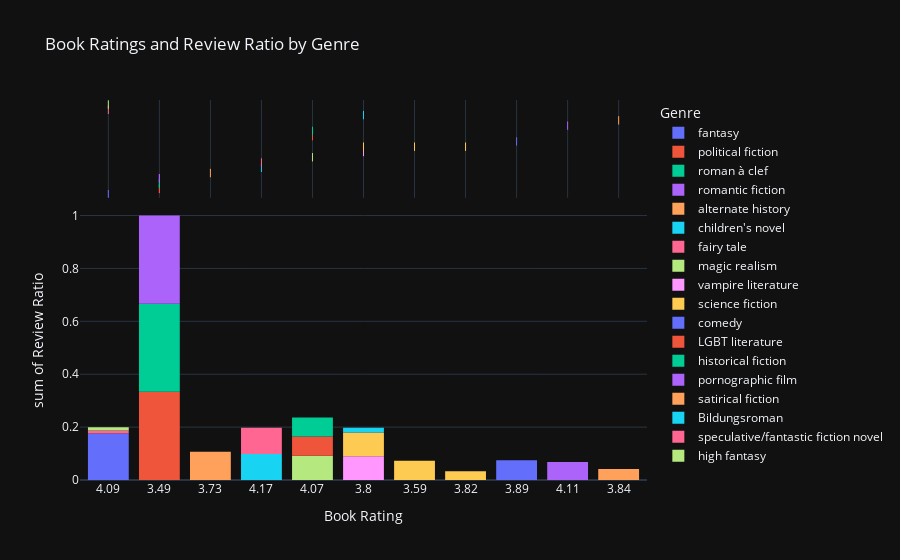

Write notebook code for a chart like this one.
### Markdown cell above
Note:

Some genres show a wide interquartile range in the review ratio, which might suggest varying degrees of reader engagement or a mix of books that only a few or many readers choose to review.

### Code cell
#A histogram of book ratings and review ratio for genre

fig = px.histogram(result_df, x="Book Rating", y="Review Ratio", color="Genre", marginal="rug", hover_data=result_df.columns, title="Book Ratings and Review Ratio by Genre", template='plotly_dark')
fig.show()

### Figure 1 — Plotly figure (JSON) as saved in the notebook; plotly's stock layout.template omitted (floating-point values rounded to 4 significant figures)
{"data": [{"alignmentgroup": "True", "bingroup": "x", "histfunc": "sum", "hovertemplate": "Genre=fantasy<br>Book Rating=%{x}<br>sum of Review Ratio=%{y}<extra></extra>", "legendgroup": "fantasy", "marker": {"color": "#636efa", "pattern": {"shape": ""}}, "name": "fantasy", "offsetgroup": "fantasy", "orientation": "v", "showlegend": true, "type": "histogram", "x": ["4.09"], "xaxis": "x", "y": ["0.176035502958579881656805"], "yaxis": "y"}, {"alignmentgroup": "True", "boxpoints": "all", "customdata": [["Dandelion Wine", "Ray Bradbury", "676", "fantasy", "1957"]], "fillcolor": "rgba(255,255,255,0)", "hoveron": "points", "hovertemplate": "Genre=%{customdata[3]}<br>Book Rating=%{x}<br>Title=%{customdata[0]}<br>Author=%{customdata[1]}<br>Ratings=%{customdata[2]}<br>Published Year=%{customdata[4]}<extra></extra>", "jitter": 0, "legendgroup": "fantasy", "line": {"color": "rgba(255,255,255,0)"}, "marker": {"color": "#636efa", "symbol": "line-ns-open"}, "name": "fantasy", "offsetgroup": "fantasy", "showlegend": false, "type": "box", "x": ["4.09"], "xaxis": "x2", "yaxis": "y2"}, {"alignmentgroup": "True", "bingroup": "x", "histfunc": "sum", "hovertemplate": "Genre=political fiction<br>Book Rating=%{x}<br>sum of Review Ratio=%{y}<extra></extra>", "legendgroup": "political fiction", "marker": {"color": "#EF553B", "pattern": {"shape": ""}}, "name": "political fiction", "offsetgroup": "political fiction", "orientation": "v", "showlegend": true, "type": "histogram", "x": ["3.49", "3.49"], "xaxis": "x", "y": ["0.166666666666666666666667", "0.166666666666666666666667"], "yaxis": "y"}, {"alignmentgroup": "True", "boxpoints": "all", "customdata": [["Answered Prayers", "Truman Capote", "102", "political fiction", "2002"], ["Answered Prayers", "Truman Capote", "102", "political fiction", "1986"]], "fillcolor": "rgba(255,255,255,0)", "hoveron": "points", "hovertemplate": "Genre=%{customdata[3]}<br>Book Rating=%{x}<br>Title=%{customdata[0]}<br>Author=%{customdata[1]}<br>Ratings=%{customdata[2]}<br>Published Year=%{customdata[4]}<extra></extra>", "jitter": 0, "legendgroup": "political fiction", "line": {"color": "rgba(255,255,255,0)"}, "marker": {"color": "#EF553B", "symbol": "line-ns-open"}, "name": "political fiction", "offsetgroup": "political fiction", "showlegend": false, "type": "box", "x": ["3.49", "3.49"], "xaxis": "x2", "yaxis": "y2"}, {"alignmentgroup": "True", "bingroup": "x", "histfunc": "sum", "hovertemplate": "Genre=roman à clef<br>Book Rating=%{x}<br>sum of Review Ratio=%{y}<extra></extra>", "legendgroup": "roman à clef", "marker": {"color": "#00cc96", "pattern": {"shape": ""}}, "name": "roman à clef", "offsetgroup": "roman à clef", "orientation": "v", "showlegend": true, "type": "histogram", "x": ["3.49", "3.49"], "xaxis": "x", "y": ["0.166666666666666666666667", "0.166666666666666666666667"], "yaxis": "y"}, {"alignmentgroup": "True", "boxpoints": "all", "customdata": [["Answered Prayers", "Truman Capote", "102", "roman à clef", "2002"], ["Answered Prayers", "Truman Capote", "102", "roman à clef", "1986"]], "fillcolor": "rgba(255,255,255,0)", "hoveron": "points", "hovertemplate": "Genre=%{customdata[3]}<br>Book Rating=%{x}<br>Title=%{customdata[0]}<br>Author=%{customdata[1]}<br>Ratings=%{customdata[2]}<br>Published Year=%{customdata[4]}<extra></extra>", "jitter": 0, "legendgroup": "roman à clef", "line": {"color": "rgba(255,255,255,0)"}, "marker": {"color": "#00cc96", "symbol": "line-ns-open"}, "name": "roman à clef", "offsetgroup": "roman à clef", "showlegend": false, "type": "box", "x": ["3.49", "3.49"], "xaxis": "x2", "yaxis": "y2"}, {"alignmentgroup": "True", "bingroup": "x", "histfunc": "sum", "hovertemplate": "Genre=romantic fiction<br>Book Rating=%{x}<br>sum of Review Ratio=%{y}<extra></extra>", "legendgroup": "romantic fiction", "marker": {"color": "#ab63fa", "pattern": {"shape": ""}}, "name": "romantic fiction", "offsetgroup": "romantic fiction", "orientation": "v", "showlegend": true, "type": "histogram", "x": ["3.49", "3.49"], "xaxis": "x", "y": ["0.166666666666666666666667", "0.166666666666666666666667"], "yaxis": "y"}, {"alignmentgroup": "True", "boxpoints": "all", "customdata": [["Answered Prayers", "Truman Capote", "102", "romantic fiction", "1986"], ["Answered Prayers", "Truman Capote", "102", "romantic fiction", "2002"]], "fillcolor": "rgba(255,255,255,0)", "hoveron": "points", "hovertemplate": "Genre=%{customdata[3]}<br>Book Rating=%{x}<br>Title=%{customdata[0]}<br>Author=%{customdata[1]}<br>Ratings=%{customdata[2]}<br>Published Year=%{customdata[4]}<extra></extra>", "jitter": 0, "legendgroup": "romantic fiction", "line": {"color": "rgba(255,255,255,0)"}, "marker": {"color": "#ab63fa", "symbol": "line-ns-open"}, "name": "romantic fiction", "offsetgroup": "romantic fiction", "showlegend": false, "type": "box", "x": ["3.49", "3.49"], "xaxis": "x2", "yaxis": "y2"}, {"alignmentgroup": "True", "bingroup": "x", "histfunc": "sum", "hovertemplate": "Genre=alternate history<br>Book Rating=%{x}<br>sum of Review Ratio=%{y}<extra></extra>", "legendgroup": "alternate history", "marker": {"color": "#FFA15A", "pattern": {"shape": ""}}, "name": "alternate history", "offsetgroup": "alternate history", "orientation": "v", "showlegend": true, "type": "histogram", "x": ["3.73"], "xaxis": "x", "y": ["0.106485445205479452054795"], "yaxis": "y"}, {"alignmentgroup": "True", "boxpoints": "all", "customdata": [["The Years of Rice and Salt", "Kim Stanley Robinson", "9344", "alternate history", "2002"]], "fillcolor": "rgba(255,255,255,0)", "hoveron": "points", "hovertemplate": "Genre=%{customdata[3]}<br>Book Rating=%{x}<br>Title=%{customdata[0]}<br>Author=%{customdata[1]}<br>Ratings=%{customdata[2]}<br>Published Year=%{customdata[4]}<extra></extra>", "jitter": 0, "legendgroup": "alternate history", "line": {"color": "rgba(255,255,255,0)"}, "marker": {"color": "#FFA15A", "symbol": "line-ns-open"}, "name": "alternate history", "offsetgroup": "alternate history", "showlegend": false, "type": "box", "x": ["3.73"], "xaxis": "x2", "yaxis": "y2"}, {"alignmentgroup": "True", "bingroup": "x", "histfunc": "sum", "hovertemplate": "Genre=children's novel<br>Book Rating=%{x}<br>sum of Review Ratio=%{y}<extra></extra>", "legendgroup": "children's novel", "marker": {"color": "#19d3f3", "pattern": {"shape": ""}}, "name": "children's novel", "offsetgroup": "children's novel", "orientation": "v", "showlegend": true, "type": "histogram", "x": ["4.17"], "xaxis": "x", "y": ["0.098654708520179372197309"], "yaxis": "y"}, {"alignmentgroup": "True", "boxpoints": "all", "customdata": [["Charlotte's Web", "E.B. White/Garth Williams", "223", "children's novel", "1954"]], "fillcolor": "rgba(255,255,255,0)", "hoveron": "points", "hovertemplate": "Genre=%{customdata[3]}<br>Book Rating=%{x}<br>Title=%{customdata[0]}<br>Author=%{customdata[1]}<br>Ratings=%{customdata[2]}<br>Published Year=%{customdata[4]}<extra></extra>", "jitter": 0, "legendgroup": "children's novel", "line": {"color": "rgba(255,255,255,0)"}, "marker": {"color": "#19d3f3", "symbol": "line-ns-open"}, "name": "children's novel", "offsetgroup": "children's novel", "showlegend": false, "type": "box", "x": ["4.17"], "xaxis": "x2", "yaxis": "y2"}, {"alignmentgroup": "True", "bingroup": "x", "histfunc": "sum", "hovertemplate": "Genre=fairy tale<br>Book Rating=%{x}<br>sum of Review Ratio=%{y}<extra></extra>", "legendgroup": "fairy tale", "marker": {"color": "#FF6692", "pattern": {"shape": ""}}, "name": "fairy tale", "offsetgroup": "fairy tale", "orientation": "v", "showlegend": true, "type": "histogram", "x": ["4.17"], "xaxis": "x", "y": ["0.098654708520179372197309"], "yaxis": "y"}, {"alignmentgroup": "True", "boxpoints": "all", "customdata": [["Charlotte's Web", "E.B. White/Garth Williams", "223", "fairy tale", "1954"]], "fillcolor": "rgba(255,255,255,0)", "hoveron": "points", "hovertemplate": "Genre=%{customdata[3]}<br>Book Rating=%{x}<br>Title=%{customdata[0]}<br>Author=%{customdata[1]}<br>Ratings=%{customdata[2]}<br>Published Year=%{customdata[4]}<extra></extra>", "jitter": 0, "legendgroup": "fairy tale", "line": {"color": "rgba(255,255,255,0)"}, "marker": {"color": "#FF6692", "symbol": "line-ns-open"}, "name": "fairy tale", "offsetgroup": "fairy tale", "showlegend": false, "type": "box", "x": ["4.17"], "xaxis": "x2", "yaxis": "y2"}, {"alignmentgroup": "True", "bingroup": "x", "histfunc": "sum", "hovertemplate": "Genre=magic realism<br>Book Rating=%{x}<br>sum of Review Ratio=%{y}<extra></extra>", "legendgroup": "magic realism", "marker": {"color": "#B6E880", "pattern": {"shape": ""}}, "name": "magic realism", "offsetgroup": "magic realism", "orientation": "v", "showlegend": true, "type": "histogram", "x": ["4.07"], "xaxis": "x", "y": ["0.091940645912132673843468"], "yaxis": "y"}, {"alignmentgroup": "True", "boxpoints": "all", "customdata": [["One Hundred Years of Solitude", "Gabriel García Márquez/Gregory Rabassa", "3437", "magic realism", "1967"]], "fillcolor": "rgba(255,255,255,0)", "hoveron": "points", "hovertemplate": "Genre=%{customdata[3]}<br>Book Rating=%{x}<br>Title=%{customdata[0]}<br>Author=%{customdata[1]}<br>Ratings=%{customdata[2]}<br>Published Year=%{customdata[4]}<extra></extra>", "jitter": 0, "legendgroup": "magic realism", "line": {"color": "rgba(255,255,255,0)"}, "marker": {"color": "#B6E880", "symbol": "line-ns-open"}, "name": "magic realism", "offsetgroup": "magic realism", "showlegend": false, "type": "box", "x": ["4.07"], "xaxis": "x2", "yaxis": "y2"}, {"alignmentgroup": "True", "bingroup": "x", "histfunc": "sum", "hovertemplate": "Genre=vampire literature<br>Book Rating=%{x}<br>sum of Review Ratio=%{y}<extra></extra>", "legendgroup": "vampire literature", "marker": {"color": "#FF97FF", "pattern": {"shape": ""}}, "name": "vampire literature", "offsetgroup": "vampire literature", "orientation": "v", "showlegend": true, "type": "histogram", "x": ["3.8"], "xaxis": "x", "y": ["0.089947089947089947089947"], "yaxis": "y"}, {"alignmentgroup": "True", "boxpoints": "all", "customdata": [["The Last Days", "Raymond Queneau/Barbara Wright/Vivian Kogan", "189", "vampire literature", "2006"]], "fillcolor": "rgba(255,255,255,0)", "hoveron": "points", "hovertemplate": "Genre=%{customdata[3]}<br>Book Rating=%{x}<br>Title=%{customdata[0]}<br>Author=%{customdata[1]}<br>Ratings=%{customdata[2]}<br>Published Year=%{customdata[4]}<extra></extra>", "jitter": 0, "legendgroup": "vampire literature", "line": {"color": "rgba(255,255,255,0)"}, "marker": {"color": "#FF97FF", "symbol": "line-ns-open"}, "name": "vampire literature", "offsetgroup": "vampire literature", "showlegend": false, "type": "box", "x": ["3.8"], "xaxis": "x2", "yaxis": "y2"}, {"alignmentgroup": "True", "bingroup": "x", "histfunc": "sum", "hovertemplate": "Genre=science fiction<br>Book Rating=%{x}<br>sum of Review Ratio=%{y}<extra></extra>", "legendgroup": "science fiction", "marker": {"color": "#FECB52", "pattern": {"shape": ""}}, "name": "science fiction", "offsetgroup": "science fiction", "orientation": "v", "showlegend": true, "type": "histogram", "x": ["3.8", "3.59", "3.82"], "xaxis": "x", "y": ["0.089947089947089947089947", "0.072463768115942028985507", "0.033163693305743526648398"], "yaxis": "y"}, {"alignmentgroup": "True", "boxpoints": "all", "customdata": [["The Last Days", "Raymond Queneau/Barbara Wright/Vivian Kogan", "189", "science fiction", "2006"], ["Lurulu", "Jack Vance", "276", "science fiction", "2004"], ["Jailbird", "Kurt Vonnegut Jr.", "17881", "science fiction", "1979"]], "fillcolor": "rgba(255,255,255,0)", "hoveron": "points", "hovertemplate": "Genre=%{customdata[3]}<br>Book Rating=%{x}<br>Title=%{customdata[0]}<br>Author=%{customdata[1]}<br>Ratings=%{customdata[2]}<br>Published Year=%{customdata[4]}<extra></extra>", "jitter": 0, "legendgroup": "science fiction", "line": {"color": "rgba(255,255,255,0)"}, "marker": {"color": "#FECB52", "symbol": "line-ns-open"}, "name": "science fiction", "offsetgroup": "science fiction", "showlegend": false, "type": "box", "x": ["3.8", "3.59", "3.82"], "xaxis": "x2", "yaxis": "y2"}, {"alignmentgroup": "True", "bingroup": "x", "histfunc": "sum", "hovertemplate": "Genre=comedy<br>Book Rating=%{x}<br>sum of Review Ratio=%{y}<extra></extra>", "legendgroup": "comedy", "marker": {"color": "#636efa", "pattern": {"shape": ""}}, "name": "comedy", "offsetgroup": "comedy", "orientation": "v", "showlegend": true, "type": "histogram", "x": ["3.89"], "xaxis": "x", "y": ["0.074869413813116656993616"], "yaxis": "y"}, {"alignmentgroup": "True", "boxpoints": "all", "customdata": [["Laughing Gas", "P.G. Wodehouse", "1723", "comedy", "1936"]], "fillcolor": "rgba(255,255,255,0)", "hoveron": "points", "hovertemplate": "Genre=%{customdata[3]}<br>Book Rating=%{x}<br>Title=%{customdata[0]}<br>Author=%{customdata[1]}<br>Ratings=%{customdata[2]}<br>Published Year=%{customdata[4]}<extra></extra>", "jitter": 0, "legendgroup": "comedy", "line": {"color": "rgba(255,255,255,0)"}, "marker": {"color": "#636efa", "symbol": "line-ns-open"}, "name": "comedy", "offsetgroup": "comedy", "showlegend": false, "type": "box", "x": ["3.89"], "xaxis": "x2", "yaxis": "y2"}, {"alignmentgroup": "True", "bingroup": "x", "histfunc": "sum", "hovertemplate": "Genre=LGBT literature<br>Book Rating=%{x}<br>sum of Review Ratio=%{y}<extra></extra>", "legendgroup": "LGBT literature", "marker": {"color": "#EF553B", "pattern": {"shape": ""}}, "name": "LGBT literature", "offsetgroup": "LGBT literature", "orientation": "v", "showlegend": true, "type": "histogram", "x": ["4.07"], "xaxis": "x", "y": ["0.072401927047487955953200"], "yaxis": "y"}, {"alignmentgroup": "True", "boxpoints": "all", "customdata": [["Burr", "Gore Vidal", "7265", "LGBT literature", "1973"]], "fillcolor": "rgba(255,255,255,0)", "hoveron": "points", "hovertemplate": "Genre=%{customdata[3]}<br>Book Rating=%{x}<br>Title=%{customdata[0]}<br>Author=%{customdata[1]}<br>Ratings=%{customdata[2]}<br>Published Year=%{customdata[4]}<extra></extra>", "jitter": 0, "legendgroup": "LGBT literature", "line": {"color": "rgba(255,255,255,0)"}, "marker": {"color": "#EF553B", "symbol": "line-ns-open"}, "name": "LGBT literature", "offsetgroup": "LGBT literature", "showlegend": false, "type": "box", "x": ["4.07"], "xaxis": "x2", "yaxis": "y2"}, {"alignmentgroup": "True", "bingroup": "x", "histfunc": "sum", "hovertemplate": "Genre=historical fiction<br>Book Rating=%{x}<br>sum of Review Ratio=%{y}<extra></extra>", "legendgroup": "historical fiction", "marker": {"color": "#00cc96", "pattern": {"shape": ""}}, "name": "historical fiction", "offsetgroup": "historical fiction", "orientation": "v", "showlegend": true, "type": "histogram", "x": ["4.07"], "xaxis": "x", "y": ["0.072401927047487955953200"], "yaxis": "y"}, {"alignmentgroup": "True", "boxpoints": "all", "customdata": [["Burr", "Gore Vidal", "7265", "historical fiction", "1973"]], "fillcolor": "rgba(255,255,255,0)", "hoveron": "points", "hovertemplate": "Genre=%{customdata[3]}<br>Book Rating=%{x}<br>Title=%{customdata[0]}<br>Author=%{customdata[1]}<br>Ratings=%{customdata[2]}<br>Published Year=%{customdata[4]}<extra></extra>", "jitter": 0, "legendgroup": "historical fiction", "line": {"color": "rgba(255,255,255,0)"}, "marker": {"color": "#00cc96", "symbol": "line-ns-open"}, "name": "historical fiction", "offsetgroup": "historical fiction", "showlegend": false, "type": "box", "x": ["4.07"], "xaxis": "x2", "yaxis": "y2"}, {"alignmentgroup": "True", "bingroup": "x", "histfunc": "sum", "hovertemplate": "Genre=pornographic film<br>Book Rating=%{x}<br>sum of Review Ratio=%{y}<extra></extra>", "legendgroup": "pornographic film", "marker": {"color": "#ab63fa", "pattern": {"shape": ""}}, "name": "pornographic film", "offsetgroup": "pornographic film", "orientation": "v", "showlegend": true, "type": "histogram", "x": ["4.11"], "xaxis": "x", "y": ["0.068062827225130890052356"], "yaxis": "y"}, {"alignmentgroup": "True", "boxpoints": "all", "customdata": [["The Ultimate Guide to Anal Sex for Women", "Tristan Taormino", "382", "pornographic film", "1997"]], "fillcolor": "rgba(255,255,255,0)", "hoveron": "points", "hovertemplate": "Genre=%{customdata[3]}<br>Book Rating=%{x}<br>Title=%{customdata[0]}<br>Author=%{customdata[1]}<br>Ratings=%{customdata[2]}<br>Published Year=%{customdata[4]}<extra></extra>", "jitter": 0, "legendgroup": "pornographic film", "line": {"color": "rgba(255,255,255,0)"}, "marker": {"color": "#ab63fa", "symbol": "line-ns-open"}, "name": "pornographic film", "offsetgroup": "pornographic film", "showlegend": false, "type": "box", "x": ["4.11"], "xaxis": "x2", "yaxis": "y2"}, {"alignmentgroup": "True", "bingroup": "x", "histfunc": "sum", "hovertemplate": "Genre=satirical fiction<br>Book Rating=%{x}<br>sum of Review Ratio=%{y}<extra></extra>", "legendgroup": "satirical fiction", "marker": {"color": "#FFA15A", "pattern": {"shape": ""}}, "name": "satirical fiction", "offsetgroup": "satirical fiction", "orientation": "v", "showlegend": true, "type": "histogram", "x": ["3.84"], "xaxis": "x", "y": ["0.041958041958041958041958"], "yaxis": "y"}, {"alignmentgroup": "True", "boxpoints": "all", "customdata": [["Choke", "Stuart Woods", "2288", "satirical fiction", "2001"]], "fillcolor": "rgba(255,255,255,0)", "hoveron": "points", "hovertemplate": "Genre=%{customdata[3]}<br>Book Rating=%{x}<br>Title=%{customdata[0]}<br>Author=%{customdata[1]}<br>Ratings=%{customdata[2]}<br>Published Year=%{customdata[4]}<extra></extra>", "jitter": 0, "legendgroup": "satirical fiction", "line": {"color": "rgba(255,255,255,0)"}, "marker": {"color": "#FFA15A", "symbol": "line-ns-open"}, "name": "satirical fiction", "offsetgroup": "satirical fiction", "showlegend": false, "type": "box", "x": ["3.84"], "xaxis": "x2", "yaxis": "y2"}, {"alignmentgroup": "True", "bingroup": "x", "histfunc": "sum", "hovertemplate": "Genre=Bildungsroman<br>Book Rating=%{x}<br>sum of Review Ratio=%{y}<extra></extra>", "legendgroup": "Bildungsroman", "marker": {"color": "#19d3f3", "pattern": {"shape": ""}}, "name": "Bildungsroman", "offsetgroup": "Bildungsroman", "orientation": "v", "showlegend": true, "type": "histogram", "x": ["3.8"], "xaxis": "x", "y": ["0.017703447815547810175606"], "yaxis": "y"}, {"alignmentgroup": "True", "boxpoints": "all", "customdata": [["The Catcher in the Rye", "J.D. Salinger", "2457092", "Bildungsroman", "1969"]], "fillcolor": "rgba(255,255,255,0)", "hoveron": "points", "hovertemplate": "Genre=%{customdata[3]}<br>Book Rating=%{x}<br>Title=%{customdata[0]}<br>Author=%{customdata[1]}<br>Ratings=%{customdata[2]}<br>Published Year=%{customdata[4]}<extra></extra>", "jitter": 0, "legendgroup": "Bildungsroman", "line": {"color": "rgba(255,255,255,0)"}, "marker": {"color": "#19d3f3", "symbol": "line-ns-open"}, "name": "Bildungsroman", "offsetgroup": "Bildungsroman", "showlegend": false, "type": "box", "x": ["3.8"], "xaxis": "x2", "yaxis": "y2"}, {"alignmentgroup": "True", "bingroup": "x", "histfunc": "sum", "hovertemplate": "Genre=speculative/fantastic fiction novel<br>Book Rating=%{x}<br>sum of Review Ratio=%{y}<extra></extra>", "legendgroup": "speculative/fantastic fiction novel", "marker": {"color": "#FF6692", "pattern": {"shape": ""}}, "name": "speculative/fantastic fiction novel", "offsetgroup": "speculative/fantastic fiction novel", "orientation": "v", "showlegend": true, "type": "histogram", "x": ["4.09"], "xaxis": "x", "y": ["0.011572877311592761980513"], "yaxis": "y"}, {"alignmentgroup": "True", "boxpoints": "all", "customdata": [["Polgara the Sorceress", "David Eddings/Leigh Eddings", "25145", "speculative/fantastic fiction novel", "1997"]], "fillcolor": "rgba(255,255,255,0)", "hoveron": "points", "hovertemplate": "Genre=%{customdata[3]}<br>Book Rating=%{x}<br>Title=%{customdata[0]}<br>Author=%{customdata[1]}<br>Ratings=%{customdata[2]}<br>Published Year=%{customdata[4]}<extra></extra>", "jitter": 0, "legendgroup": "speculative/fantastic fiction novel", "line": {"color": "rgba(255,255,255,0)"}, "marker": {"color": "#FF6692", "symbol": "line-ns-open"}, "name": "speculative/fantastic fiction novel", "offsetgroup": "speculative/fantastic fiction novel", "showlegend": false, "type": "box", "x": ["4.09"], "xaxis": "x2", "yaxis": "y2"}, {"alignmentgroup": "True", "bingroup": "x", "histfunc": "sum", "hovertemplate": "Genre=high fantasy<br>Book Rating=%{x}<br>sum of Review Ratio=%{y}<extra></extra>", "legendgroup": "high fantasy", "marker": {"color": "#B6E880", "pattern": {"shape": ""}}, "name": "high fantasy", "offsetgroup": "high fantasy", "orientation": "v", "showlegend": true, "type": "histogram", "x": ["4.09"], "xaxis": "x", "y": ["0.011572877311592761980513"], "yaxis": "y"}, {"alignmentgroup": "True", "boxpoints": "all", "customdata": [["Polgara the Sorceress", "David Eddings/Leigh Eddings", "25145", "high fantasy", "1997"]], "fillcolor": "rgba(255,255,255,0)", "hoveron": "points", "hovertemplate": "Genre=%{customdata[3]}<br>Book Rating=%{x}<br>Title=%{customdata[0]}<br>Author=%{customdata[1]}<br>Ratings=%{customdata[2]}<br>Published Year=%{customdata[4]}<extra></extra>", "jitter": 0, "legendgroup": "high fantasy", "line": {"color": "rgba(255,255,255,0)"}, "marker": {"color": "#B6E880", "symbol": "line-ns-open"}, "name": "high fantasy", "offsetgroup": "high fantasy", "showlegend": false, "type": "box", "x": ["4.09"], "xaxis": "x2", "yaxis": "y2"}], "layout": {"barmode": "relative", "legend": {"title": {"text": "Genre"}, "tracegroupgap": 0}, "title": {"text": "Book Ratings and Review Ratio by Genre"}, "xaxis": {"anchor": "y", "domain": [0, 1], "title": {"text": "Book Rating"}}, "xaxis2": {"anchor": "y2", "domain": [0, 1], "matches": "x", "showgrid": true, "showticklabels": false}, "yaxis": {"anchor": "x", "domain": [0, 0.7326], "title": {"text": "sum of Review Ratio"}}, "yaxis2": {"anchor": "x2", "domain": [0.7426, 1], "matches": "y2", "showgrid": false, "showline": false, "showticklabels": false, "ticks": ""}}}
